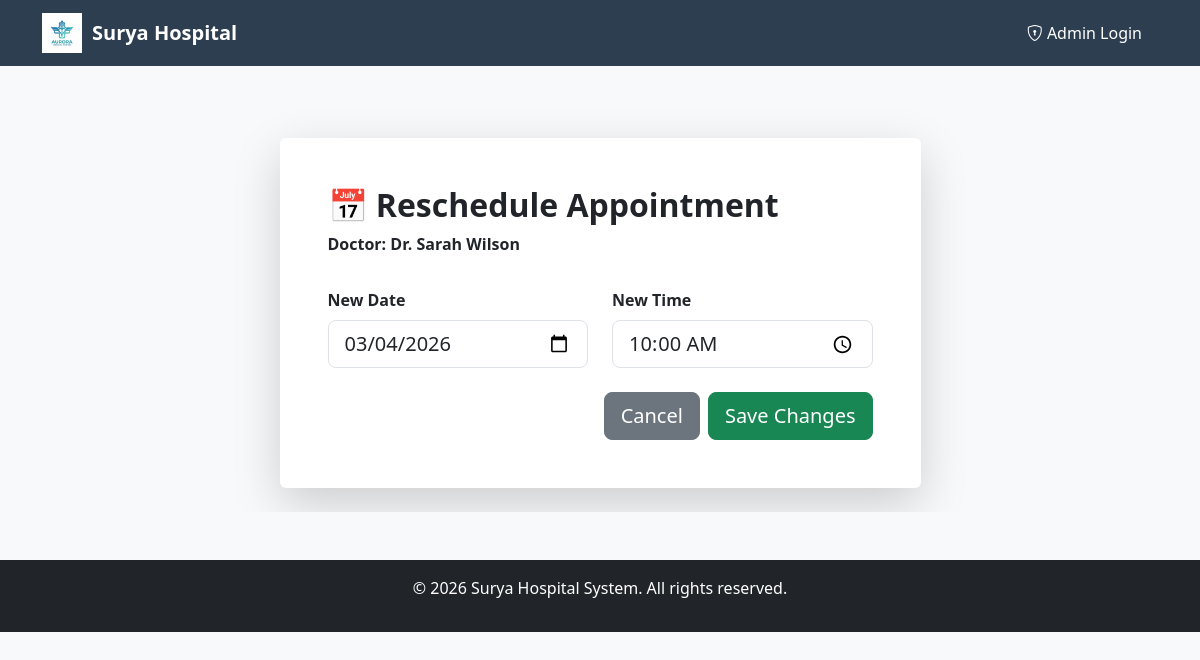
The page /appointments/reschedule/15/ (signed in) on the database its author committed.
### appointments/models.py (models this page shows, shortened)
class Appointment(models.Model):
    STATUS_CHOICES = [
        ('pending', 'Pending / Waiting'),
        ('completed', 'Completed'),
        ('cancelled', 'Cancelled'),
    ]
    patient_name = models.CharField(max_length=100)
    patient_email = models.EmailField()
    patient_phone = models.CharField(max_length=20)
    doctor = models.ForeignKey(Doctor, on_delete=models.SET_NULL, null=True, blank=True)
    appointment_date = models.DateField()
    appointment_time = models.TimeField()
    reason = models.TextField()
    status = models.CharField(max_length=20, choices=STATUS_CHOICES, default='pending')
    token_number = models.CharField(max_length=20, editable=False, null=True, blank=True)
    created_at = models.DateTimeField(auto_now_add=True)
    class Meta:
        ordering = ['-appointment_date']

class Doctor(models.Model):
    name = models.CharField(max_length=100)
    username = models.CharField(max_length=100, unique=True, null=True, blank=True)
    email = models.EmailField(unique=True, null=True, blank=True)
    password = models.CharField(max_length=100, null=True, blank=True)
    specialization = models.CharField(max_length=100)
    department = models.ForeignKey(Department, on_delete=models.SET_NULL, null=True, blank=True, related_name='doctors')
    available_days = models.CharField(max_length=200, help_text="e.g., Monday, Tuesday, Wednesday")
    available_time_start = models.TimeField()
    available_time_end = models.TimeField()

### appointments/views.py (the view)
# urls.py: path('reschedule/<int:appointment_id>/', views.reschedule_appointment, name='reschedule_appointment'),
def reschedule_appointment(request, appointment_id):
    patient_id = request.session.get('patient_id')
    if not patient_id:
        return redirect('patient_login')
    try:
        appointment = Appointment.objects.get(id=appointment_id)
    except Appointment.DoesNotExist:
        messages.error(request, 'Appointment not found')
        return redirect('my_appointments')
    if request.method == 'POST':
        old_date = appointment.appointment_date
        old_time = appointment.appointment_time
        form = AppointmentForm(request.POST, instance=appointment)
        if form.is_valid():
            appointment = form.save()
            send_appointment_rescheduled_email(appointment, old_date, old_time)
            messages.success(request, 'Appointment rescheduled! Notification sent to your email.')
            return redirect('my_appointments')
    else:
        form = AppointmentForm(instance=appointment)
    context = {'form': form, 'appointment': appointment}
    return render(request, 'appointments/reschedule_appointment.html', context)

### appointments/templates/appointments/reschedule_appointment.html (shortened to what this page needs)
{% extends 'home/base.html' %}
{% block content %}
<div class="container mt-5">
    <div class="row justify-content-center">
        <div class="col-md-7">
            <div class="card shadow-lg border-0">
                <div class="card-body p-5">
                    <h2 class="card-title mb-2 fw-bold">📅 Reschedule Appointment</h2>
                    <form method="POST">
                        <div class="mb-4">
                            <label class="form-label fw-bold">Doctor: {{ appointment.doctor.name }}</label>
                        </div>
                        <div class="row">
                            <div class="col-md-6 mb-4">
                                <label class="form-label fw-bold">New Date</label>
                                {{ form.appointment_date }}
                            </div>
                            <div class="col-md-6 mb-4">
                                <label class="form-label fw-bold">New Time</label>
                                {{ form.appointment_time }}
                            </div>
                        </div>
                        <div class="d-grid gap-2 d-md-flex justify-content-md-end">
                            <a href="{% url 'my_appointments' %}" class="btn btn-secondary btn-lg">Cancel</a>
                            <button type="submit" class="btn btn-success btn-lg">Save Changes</button>
                        </div>
                    </form>
                </div>
            </div>
        </div>
    </div>
</div>
{% endblock %}

### home/templates/home/base.html (style rules this page uses)
body { background-color: #f8f9fa; }

### rows shown on the page
Appointment: doctor.name "Dr. Sarah Wilson", appointment_date "03/04/2026", appointment_time "10:00:00"
